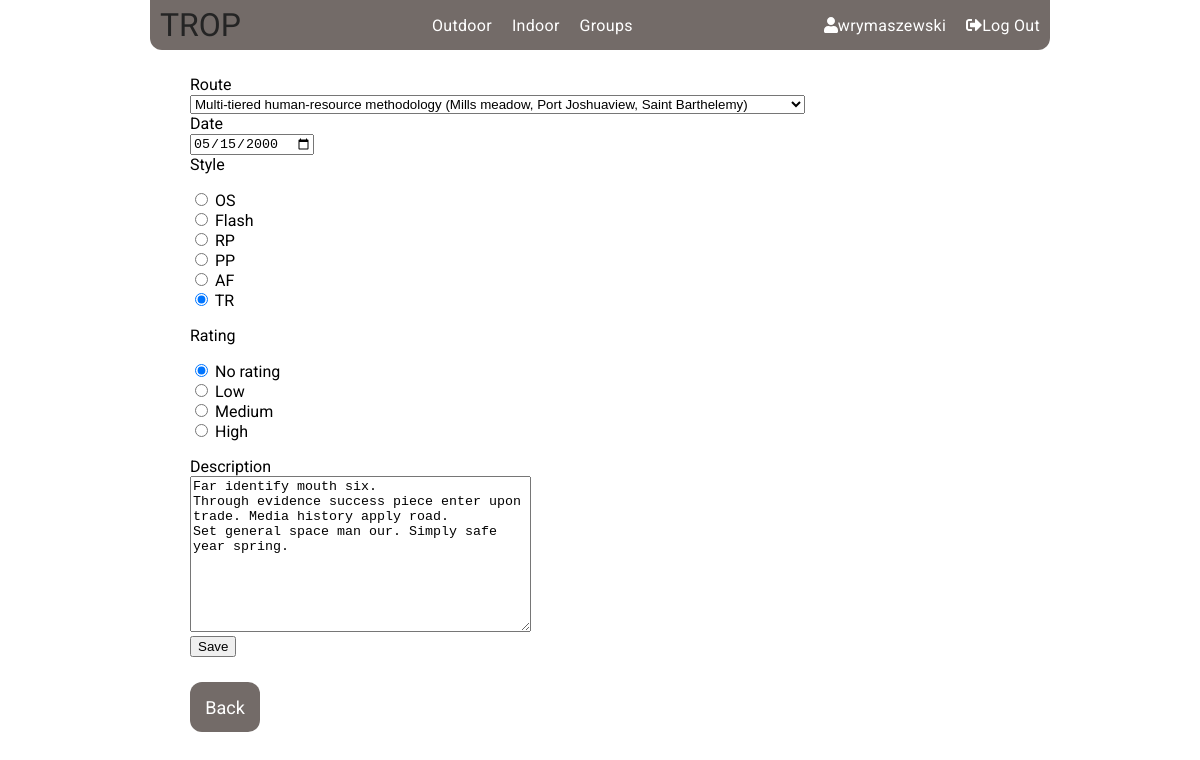
Page /routes/ascent/12345/edit/ (signed in) on the committed database.
### routes/models.py (models this page shows, shortened)
class Ascent(models.Model):
    OS = 'OS'
    FL = 'FL'
    RP = 'RP'
    PP = 'PP'
    AF = 'AF'
    TR = 'TR'
    ASCENT_STYLE_CHOICES = ((OS,'OS'),
                            (FL,'Flash'),
                            (RP,'RP'),
                            (PP,'PP'),
                            (AF,'AF'),
                            (TR,'TR'))
    UNRATED = 0
    LOW = 1
    MEDIUM = 2
    HIGH = 3
    RATING_CHOICES = ((UNRATED,'No rating'),
                    (LOW, 'Low'),
                    (MEDIUM, 'Medium'),
                    (HIGH, 'High'))
    route = models.ForeignKey(Route, related_name='ascents', on_delete=models.CASCADE)
    user = models.ForeignKey(User, related_name='ascents', on_delete=models.CASCADE)
    date = models.DateField()
    ascent_style = models.CharField(max_length = 20, choices = ASCENT_STYLE_CHOICES,
                    default=OS, verbose_name = 'Style')
    rating = models.IntegerField(choices = RATING_CHOICES, default=UNRATED)
    description = models.TextField(blank=True, null=True)
    created_at = models.DateTimeField(auto_now_add=True)
    updated_at = models.DateTimeField(auto_now=True)
    class Meta:
        ordering = ['date']
        get_latest_by = ['created_at']

### routes/views.py (the view, shortened to what this page needs)
# urls.py: url(r'^ascent/(?P<pk>\d+)/edit/$', views.UpdateAscent.as_view(),
class UpdateAscent(LoginRequiredMixin, UpdateView):
    model = Ascent
    form_class = forms.AscentForm
    template_name = 'routes/ascent_update_form.html'

### routes/forms.py
class AscentForm(forms.ModelForm):
    class Meta:
        model = Ascent
        fields = ('route', 'date', 'ascent_style', 'rating', 'description')
        widgets = {'date': forms.DateInput(attrs={'class':'datepicker',
                                                    'type': 'date'}),
                    'ascent_style': forms.RadioSelect(),
                    'rating': forms.RadioSelect()}

### routes/models.py (called while the page is built)
        def __str__(self):
            return "{} ({}, {}, {})".format(self.name, self.sector.name,
            self.sector.region, self.sector.country)

### routes/templates/routes/ascent_update_form.html (shortened to what this page needs)
{% extends "routes/routes_base.html"  %}
{% block route_content %}
  <div class="jumbotron">
    <form  action="" method="post">
        {% for field in form.visible_fields %}
            <div class="fieldWrapper form-group">
                {{ field.label }}
                  <br>
                  {{ field }}
              </div>
        {% endfor %}
        <input class="btn btn-primary" type="submit" value="Save" />
    </form>
  </div>
{% endblock route_content %}

### templates/base.html (shortened to what this page needs)
<!DOCTYPE html>
{% load staticfiles %}
<html>
  <head>
    <link rel="stylesheet" href="{% static 'css/main.css' %}">
    <link rel="stylesheet" href="https://cdn.datatables.net/1.10.16/css/jquery.dataTables.min.css">
  </head>
  <body>
    <div class="container">
      <nav class="navbar">
          <a class="logo nav-element" href="{% url 'home' %}">TROP</a>
          <ul class="nav-element">
          {% if user.is_authenticated %}
            <li class="nav-item"><a class="nav-link" href="{% url 'routes:sectors' %}">Outdoor</a></li>
            <li class="nav-item"><a class="nav-link" href="{% url 'indoor:training_list' username=user.username %}">Indoor</a></li>
            <li class="nav-item"><a class="nav-link" href="{% url 'accounts:group_list' %}">Groups</a></li>
          {% else %}
            <li class="nav-item"><a class="nav-link" href="{% url 'routes:sectors' %}">Climbing locations</a></li>
          {% endif %}
          </ul>
          <ul class="nav-element">
            {% if user.is_authenticated %}
              <li class="nav-item">
                <a class="nav-link" href="{% url 'accounts:redirect' %}">
                  <span class="fas fa-user"></span><span> {{user}}</span>
                </a>
              </li>
                <li class="nav-item">
                  <a class="nav-link" href="{% url 'accounts:logout' %}">
                    <span class="fas fa-sign-out-alt"></span><span> Log Out</span>
                  </a>
                </li>
            {% endif %}
          </ul>
      </nav>
      <main class="content">
        {% block content %}{% endblock content %}
      </main>
    </div>
  </body>
</html>

### static/css/main.css (style rules this page uses)
.routes ul { list-style: none; padding: 0; }
.navbar { display: flex; align-items: center; justify-content: space-between; background-color: #736B68; height: 50px; border-radius: 0 0 12px 12px; }
.navbar .nav-element { display: flex; align-items: center; padding: 0; height: 100%; }
.navbar .nav-element:first-child { font-family: Bungee, sans-serif; text-decoration: none; color: #242424; font-size: xx-large; transition: 0.6s linear; padding: 0 10px; }
.navbar .nav-element .nav-item { display: flex; align-items: center; justify-content: center; height: 100%; list-style: none; }
.navbar .nav-element .nav-item .nav-link { display: flex; align-items: center; justify-content: center; color: #fff; text-decoration: none; letter-spacing: 0.3px; padding: 0 10px; height: 100%; transition: 0.6s linear; }
.container { width: 900px; margin: 0 auto; font-family: Roboto, sans-serif; }
body { margin: 0; padding: 0; }

### rows in the picture
Ascent: visible_fields "Multi-tiered human-resource methodology (Mills meadow, Port Joshuaview, Saint Barthelemy)" "05/15/2000" "☐ OS ☐ Flash ☐ RP ☐ PP ☐ AF ☑ TR" "☑ No rating ☐ Low ☐ Medium ☐ High" "Far identify mouth six. Through evidence success piece enter upon trade. Media history apply road. Set general space man our. Simply safe year spring."

### other values in the picture
{{ user }} "wrymaszewski"
{{ field.label }} "Route" "Date" "Style" "Rating" "Description"
